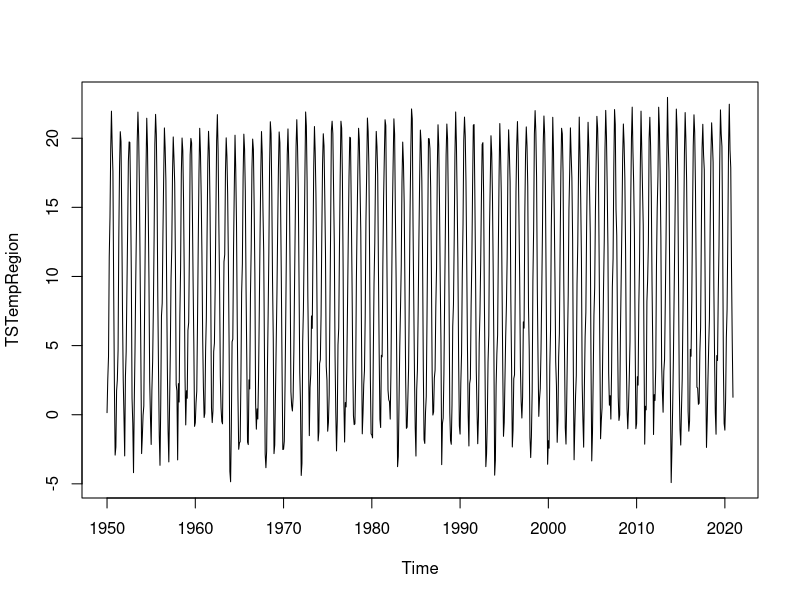
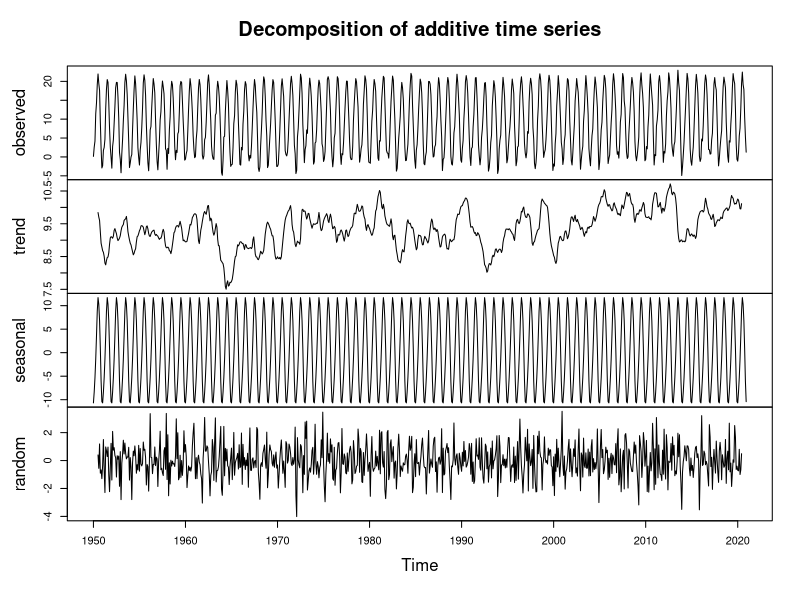
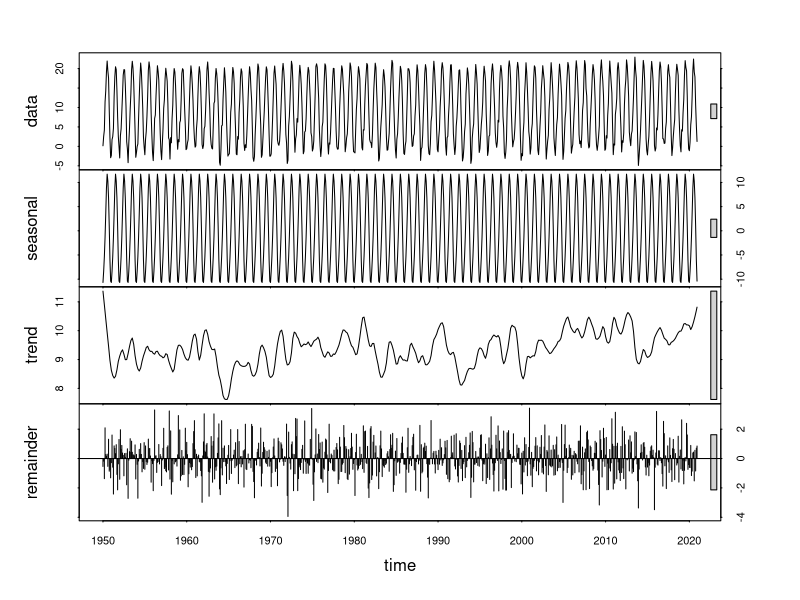
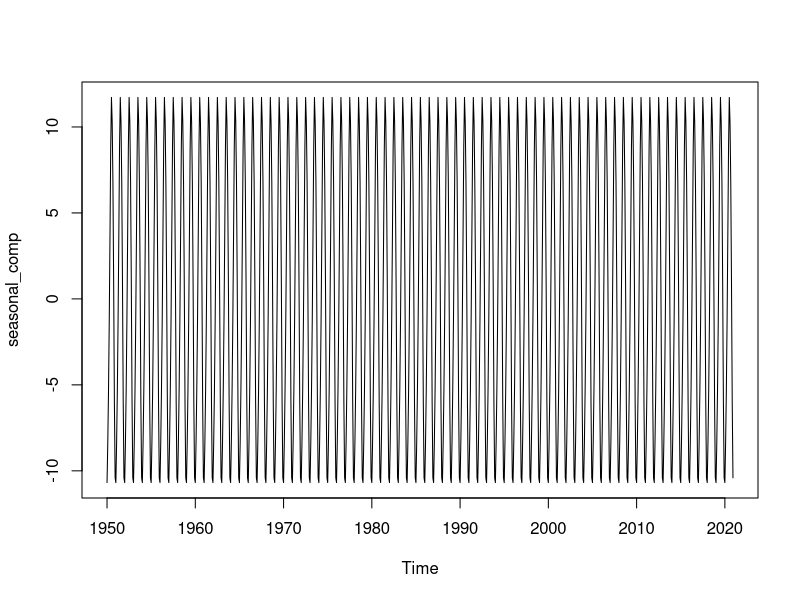

These charts were generated, in order, by the following R code:
############################ STL decomposition ####################################
## 3 components: the trend, seasonality and remainder
setwd("F:\\Backup\\Youtube\\Videos\\Time series analysis")

TRegions=read.csv("S2 L9 10 ECO_regionT.csv")

head(TRegions)
tsData=TRegions [,2:2]

tail(TRegions)
TSTempRegion=ts(tsData,c(1950,1), c(2020,12),12)
plot(TSTempRegion)
decomposedTemp=decompose(TSTempRegion,type="additive")
plot(decomposedTemp)

stlDecomposeTemp=stl(TSTempRegion,s.window="periodic")
plot(stlDecomposeTemp)
seasonal_comp=stlDecomposeTemp$time.series[,1]
plot(seasonal_comp)
